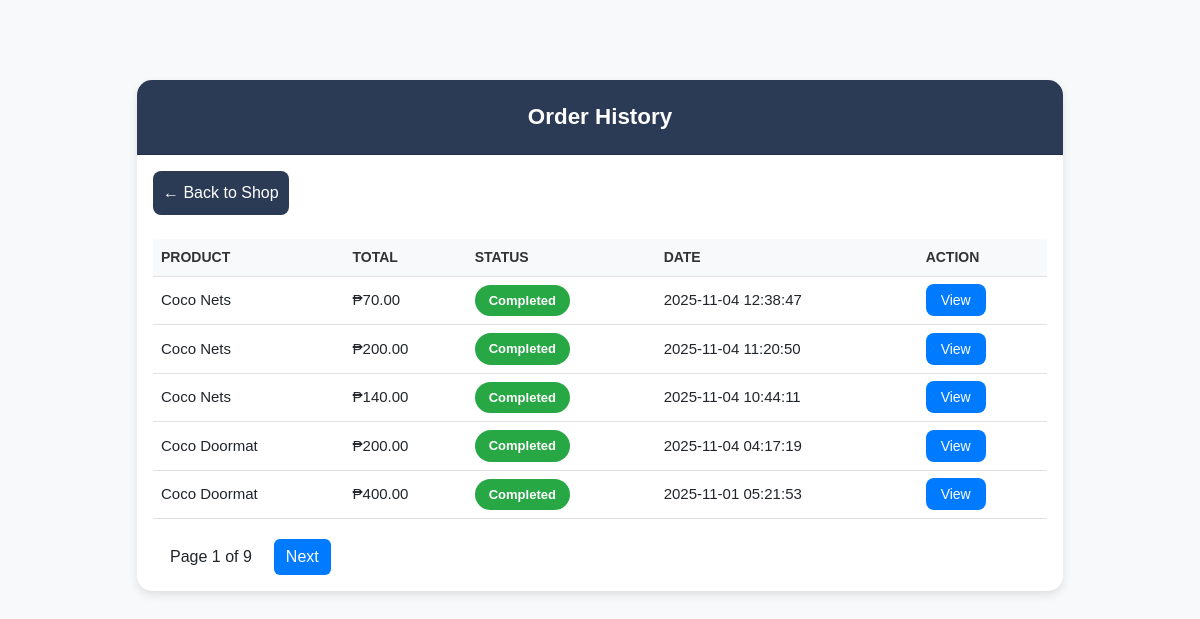
/order_history.php (signed in), run on the app's committed database.
### tables this page shows
CREATE TABLE `orders` (
  `id` int(11) NOT NULL,
  `user_id` int(11) NOT NULL,
  `total_amount` decimal(10,2) DEFAULT 0.00,
  `order_date` datetime DEFAULT current_timestamp(),
  `total` decimal(10,2) NOT NULL CHECK (`total` >= 0),
  `status` enum('Pending','Ready for Pick Up','Completed','Cancelled') NOT NULL DEFAULT 'Pending',
  `shipping_address` text DEFAULT NULL,
  `contact_number` varchar(20) DEFAULT NULL,
  `payment_method` varchar(50) DEFAULT 'Cash on Pickup',
  `remarks` text DEFAULT NULL,
  `created_at` timestamp NOT NULL DEFAULT current_timestamp(),
  `updated_at` timestamp NOT NULL DEFAULT current_timestamp() ON UPDATE current_timestamp(),
  `location` varchar(50) NOT NULL DEFAULT 'Bliss'
);

CREATE TABLE `products` (
  `id` int(11) NOT NULL,
  `name` varchar(100) NOT NULL,
  `price` decimal(10,2) NOT NULL CHECK (`price` >= 0),
  `stock` int(11) NOT NULL CHECK (`stock` >= 0 and `stock` <= 1000),
  `image` varchar(255) DEFAULT NULL,
  `is_featured` tinyint(1) DEFAULT 0,
  `is_archived` tinyint(1) NOT NULL DEFAULT 0,
  `created_at` timestamp NOT NULL DEFAULT current_timestamp(),
  `updated_at` timestamp NOT NULL DEFAULT current_timestamp() ON UPDATE current_timestamp()
);

### order_history.php (the view, shortened to what this page needs)
<?php
include '../db.php';
$user_id = $_SESSION['customer'];
$limit = 5;
$page = isset($_GET['page']) ? max(1,intval($_GET['page'])) : 1;
$offset = ($page - 1) * $limit;
$totalResult = $conn->query("SELECT COUNT(*) AS total FROM orders WHERE user_id=$user_id");
$totalOrders = $totalResult->fetch_assoc()['total'];
$totalPages = ceil($totalOrders / $limit);
$sql = "SELECT * FROM orders WHERE user_id=$user_id ORDER BY created_at DESC LIMIT $limit OFFSET $offset";
$result = $conn->query($sql);
?>
<!DOCTYPE html>
<html lang="en">
<head>
<link href="https://cdn.jsdelivr.net/npm/bootstrap@5.3.0/dist/css/bootstrap.min.css" rel="stylesheet">
</head>
<body>
<div class="container">
    <div class="card">
        <div class="card-header">Order History</div>
        <div class="card-body">
            <div class="d-flex justify-content-between align-items-center mb-3 flex-wrap">
                <a href="products_customer.php" class="back-btn mb-2">← Back to Shop</a>
            </div>
            <?php if ($result->num_rows > 0): ?>
            <div class="table-responsive d-none d-md-block">
                <table class="table table-hover align-middle">
                    <thead>
                        <tr>
                            <th>Product</th>
                            <th>Total</th>
                            <th>Status</th>
                            <th>Date</th>
                            <th>Action</th>
                        </tr>
                    </thead>
                    <tbody>
                    <?php while ($row = $result->fetch_assoc()): ?>
                        <?php
                            $product_name = '';
                            $order_id = $row['id'];
                            $prod_query = $conn->query("SELECT p.name FROM order_items oi
                                                        JOIN products p ON oi.product_id = p.id
                                                        WHERE oi.order_id = $order_id LIMIT 1");
                            if ($prod_query && $prod_query->num_rows > 0) {
                                $product_name = $prod_query->fetch_assoc()['name'];
                            } else {
                                $product_name = 'N/A';
                            }
                            $statusClass = '';
                            switch (strtolower($row['status'])) {
                                case 'completed': $statusClass = 'completed'; break;
                            }
                        ?>
                        <tr>
                            <td><?= htmlspecialchars($product_name) ?></td>
                            <td>₱<?= number_format($row['total_amount'], 2) ?></td>
                            <td><span class="status <?= $statusClass ?>"><?= ucfirst($row['status']); ?></span></td>
                            <td><?= $row['created_at']; ?></td>
                            <td><a href="order_details.php?order_id=<?= $row['id']; ?>" class="btn-view">View</a></td>
                        </tr>
                    <?php endwhile; ?>
                    </tbody>
                </table>
            </div>
            <div class="pagination">
                <span>Page <?= $page ?> of <?= $totalPages ?></span>
                <?php if ($page < $totalPages): ?>
                    <a href="?page=<?= $page + 1 ?>">Next <i class="fa fa-arrow-right"></i></a>
                <?php endif; ?>
            </div>
            <?php else: ?>
                <p class="no-orders">You have no orders yet.</p>
            <?php endif; ?>
        </div>
    </div>
</div>
</body>
</html>

### order_history.php (style rules this page uses)
body { font-family: 'Poppins', sans-serif; background-color: #f7f9fb; margin: 0; padding: 0; }
.container { max-width: 950px; margin-top: 80px; }
.card { border: none; border-radius: 15px; box-shadow: 0 4px 10px rgba(0,0,0,0.1); overflow: hidden; }
.card-header { background: linear-gradient(135deg, #2b3a55, #2b3a55); color: white; font-size: 1.4rem; font-weight: 600; text-align: center; padding: 20px; }
.back-btn { display: inline-block; background-color: #2b3a55; color: white; padding: 10px 10px; border-radius: 8px; text-decoration: none; transition: 0.3s; }
.table { margin-bottom: 0; }
.table th { background-color: #f8f9fa; color: #333; font-weight: 600; text-transform: uppercase; font-size: 14px; }
.table td { vertical-align: middle; font-size: 15px; }
.status { display: inline-block; padding: 6px 14px; border-radius: 25px; color: #fff; font-weight: 600; font-size: 13px; }
.status.completed { background-color: #28a745; }
.btn-view { background: #007bff; color: white; text-decoration: none; padding: 8px 15px; border-radius: 8px; font-size: 14px; transition: 0.3s; }
.pagination { text-align:center; margin-top:20px; }
.pagination a { display:inline-block; margin:0 5px; padding:6px 12px; background:#007bff; color:#fff; border-radius:6px; text-decoration:none; transition:0.2s; }
.pagination span { margin:0 5px; padding:6px 12px; display:inline-block; }

### data on the page
orders: products.name "Coco Nets", total_amount "70.00", status "Completed", created_at "2025-11-04 12:38:47"
orders: products.name "Coco Nets", total_amount "200.00", status "Completed", created_at "2025-11-04 11:20:50"
orders: products.name "Coco Nets", total_amount "140.00", status "Completed", created_at "2025-11-04 10:44:11"
orders: products.name "Coco Doormat", total_amount "200.00", status "Completed", created_at "2025-11-04 04:17:19"
orders: products.name "Coco Doormat", total_amount "400.00", status "Completed", created_at "2025-11-01 05:21:53"

### other printed values
$page "1"
$totalPages "9"
